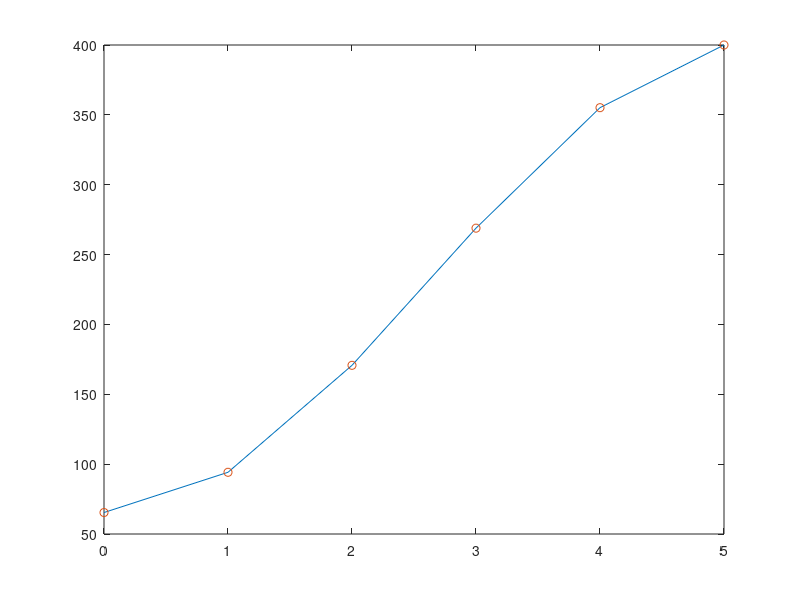

Recreate this plot in MATLAB. (Note: this script raises an error after producing the figure.)
% Cory Wolfe
% Numerical Methods Take Home Final Question

%%a.
%i.
x = 0:1:5;
A = [-1.6584,2,0,0,0;
     1,-1.6584,1,0,0;
     0,1,-1.6584,1,0;
     0,0,1,-1.6584,1;
     0,0,0,1,-1.6584];
b = [79.93;79.93;79.93;79.93;-320.07];
T = A\b;
T = [T;400]

%ii.
Ab = [-1.6584,2,0,0,0;
     1,-1.6584,1,0,0;
     0,1,-1.6584,1,0;
     0,0,1,-1.6584,1;
     0,0,0,1,-1.6584];
bb = [;-320.07];
xb = x; Tb = T;
plot(x,T',xb,Tb','o')

%%b.
[t,y] = ode45(@dydxn,[0,5],[za,0]);
Tb2 = y(length(y))